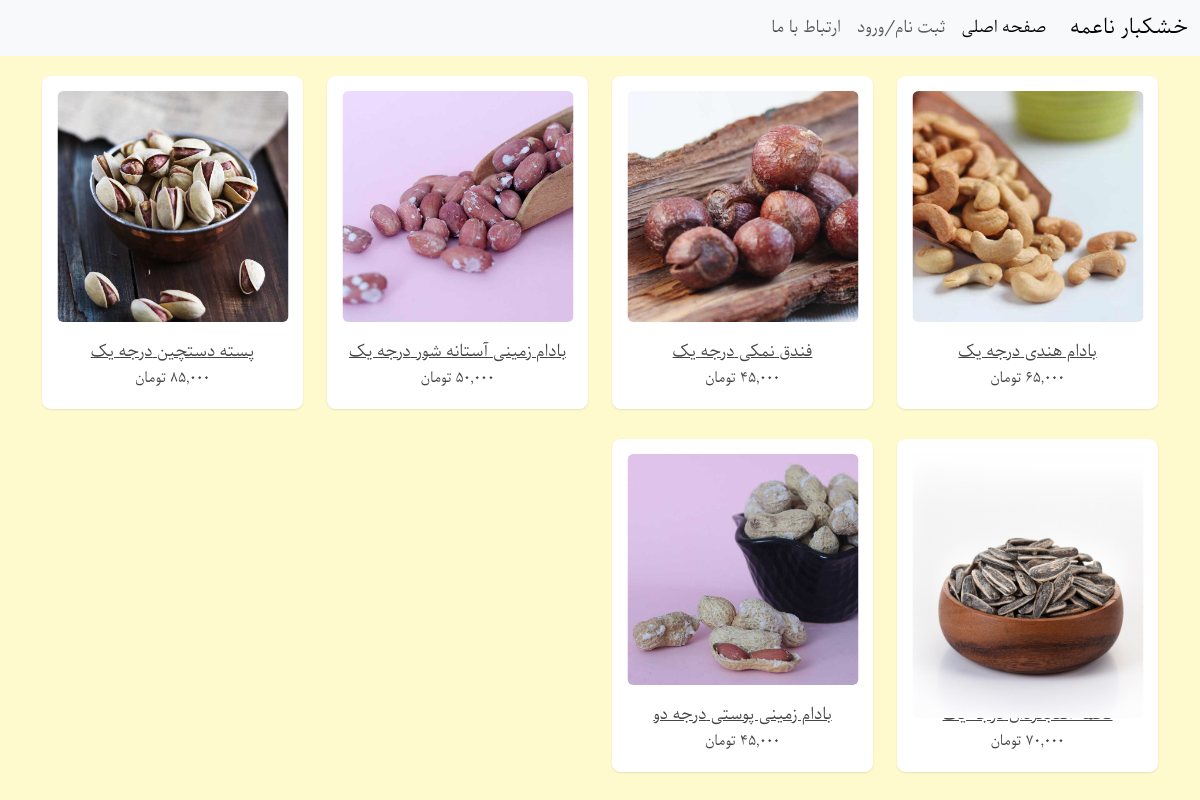
Screenshot of /city/1/ with the database file from the repository.
### shop/models.py (models this page shows, shortened)
class Product(models.Model):
    name=models.CharField(max_length=100)
    category=models.ForeignKey('Category',on_delete=models.CASCADE)
    price=models.DecimalField(max_digits=9,decimal_places=0)
    Type=models.CharField(max_length=20,choices=[('درجه یک','درجه یک'), ('درجه دو','درجه دو'),('درجه سه','درجه سه') ])
    inventory=models.ManyToManyField('Inventory', through='InventoryProduct')
    avatar=models.ImageField()
    supplier=models.ManyToManyField('Supplier')

### shop/views.py (the view)
# urls.py: path('city/<int:pk>/', CityDetailView.as_view(), name='citydetail'),
class CityDetailView(DetailView):
    model = City
    template_name ='citydetail.html'

### templates/citydetail.html (shortened to what this page needs)
{% extends 'base.html' %}
{% load humanize %}
{% block content %}
<div class="container">
    <div class="row clearfix">
        {% for product in city.inventory.product_set.all %}
        <div class="col-lg-3 col-md-4 col-sm-12">
            <div class="card product_item">
                <div class="body">
                    <div class="cp_img">
                        <img src="{{ product.avatar.url }}" alt="Product" class="img-fluid">
                    </div>
                    <div class="product_details">
                        <h5><a href="{% url 'productdetail' product.id %}">{{ product.name }} {{ product.Type }}</a></h5>
                        <ul class="product_price list-unstyled">
                            <li class="old_price">{{ product.price|intcomma }} تومان</li>
                        </ul>
                    </div>
                </div>
            </div>
        </div>
        {% endfor %}
    </div>
</div>
{% endblock %}

### static/css/style.css (style rules this page uses)
* { font-family: parastoo; }
body { background: #FFFACD; }
.product_item .cp_img { position: absolute; top: 0px; left: 50%; transform: translate(-50%); -webkit-transform: translate(-50%); -ms-transform: translate(-50%); -moz-transform: translate(-50%); -o-transform: translate(-50%); -khtml-transform: translate(-50%); width: 100%; padding: 15px; transition: all 0.2s ease-in-out }
.product_item .cp_img img { transition: all 0.2s ease-in-out; border-radius: 6px }
.product_item .product_details { padding-top: 110%; text-align: center }
.product_item .product_details h5 { margin-bottom: 5px }
.product_item .product_details h5 a { font-size: 16px; color: #444 }
.product_item .product_details .product_price { margin: 0 }
.product_item .product_details .product_price li { display: inline-block; padding: 0 10px }
.card { background: #fff; margin-bottom: 30px; transition: .5s; border: 0; border-radius: .55rem; position: relative; width: 100%; box-shadow: 0 1px 2px 0 rgba(0, 0, 0, 0.1); }
.card .body { font-size: 14px; color: #424242; padding: 20px; font-weight: 400; }

### rows the page displays
Product: avatar (picture), name "بادام هندی", Type "درجه یک"
Product: avatar (picture), name "فندق نمکی", Type "درجه یک", price "45,000"
Product: avatar (picture), name "بادام زمینی آستانه شور", Type "درجه یک"
Product: avatar (picture), name "پسته دستچین", Type "درجه یک", price "85,000"
Product: avatar (picture)
Product: avatar (picture), name "بادام زمینی پوستی", Type "درجه دو", price "45,000"
